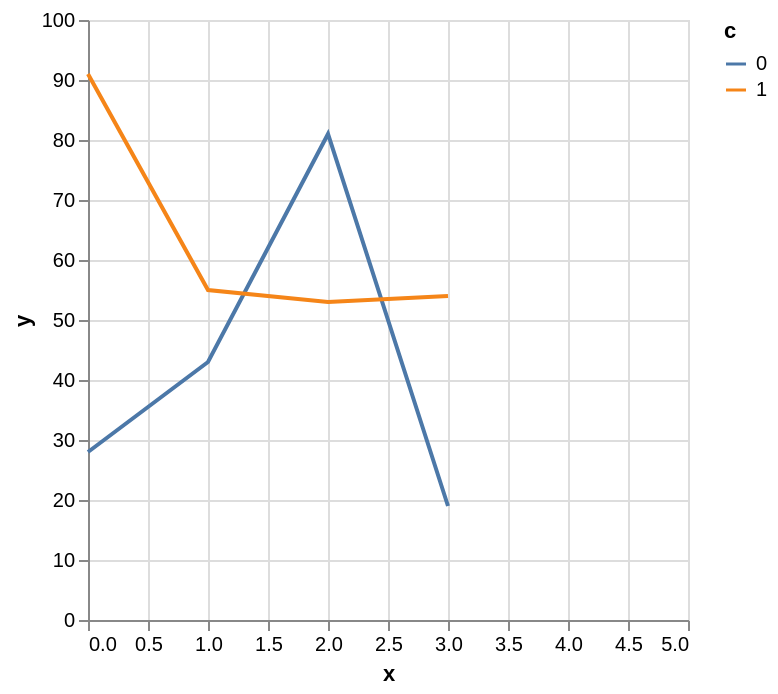

Here is the Vega-Lite specification saved for this chart:
### Vega-Lite specification from a JSON file in a GitHub repository (floating-point values rounded to 4 significant figures)
{"$schema": "https://vega.github.io/schema/vega-lite/v2.json", "data": {"values": [{"x": 0, "y": 28, "c": 0}, {"x": 0, "y": 91, "c": 1}, {"x": 1, "y": 43, "c": 0}, {"x": 1, "y": 55, "c": 1}, {"x": 2, "y": 81, "c": 0}, {"x": 2, "y": 53, "c": 1}, {"x": 3, "y": 19, "c": 0}]}, "mark": "line", "encoding": {"x": {"field": "x", "type": "quantitative", "scale": {"nice": 1}}, "y": {"field": "y", "type": "quantitative", "impute": {"method": "mean", "frame": [-2, 2]}}, "color": {"field": "c", "type": "nominal"}}}
